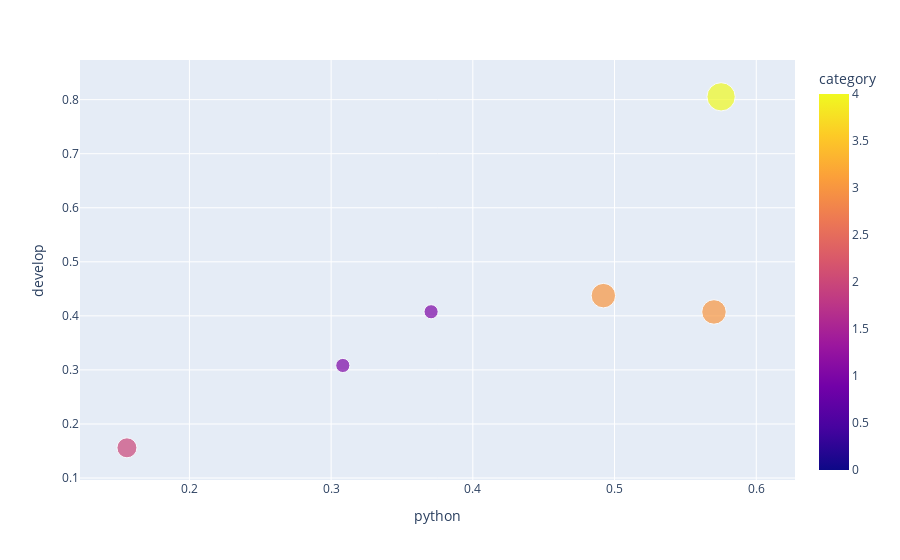

Notebook cell for this chart:
### Code cell
import plotly.express as px

fig = px.scatter(df, x="python", y="develop", color="category", size='category')
fig.show()

### Figure 1 — Plotly figure (JSON) as saved in the notebook; plotly's stock layout.template omitted (floating-point values rounded to 4 significant figures)
{"data": [{"hovertemplate": "python=%{x}<br>develop=%{y}<br>category=%{marker.color}<extra></extra>", "legendgroup": "", "marker": {"color": [2, 3, 4, 0, 0, 1, 3, 1], "coloraxis": "coloraxis", "size": [2, 3, 4, 0, 0, 1, 3, 1], "sizemode": "area", "sizeref": 0.01, "symbol": "circle"}, "mode": "markers", "name": "", "orientation": "v", "showlegend": false, "type": "scatter", "x": [0.1559, 0.4921, 0.5752, 0.6, 0.6, 0.3705, 0.5702, 0.3082], "xaxis": "x", "y": [0.1559, 0.4374, 0.8053, 0.8, 0.8, 0.4076, 0.4073, 0.3082], "yaxis": "y"}], "layout": {"coloraxis": {"colorbar": {"title": {"text": "category"}}, "colorscale": [[0, "#0d0887"], [0.1111, "#46039f"], [0.2222, "#7201a8"], [0.3333, "#9c179e"], [0.4444, "#bd3786"], [0.5556, "#d8576b"], [0.6667, "#ed7953"], [0.7778, "#fb9f3a"], [0.8889, "#fdca26"], [1, "#f0f921"]]}, "legend": {"itemsizing": "constant", "tracegroupgap": 0}, "margin": {"t": 60}, "xaxis": {"anchor": "y", "domain": [0, 1], "title": {"text": "python"}}, "yaxis": {"anchor": "x", "domain": [0, 1], "title": {"text": "develop"}}}}
